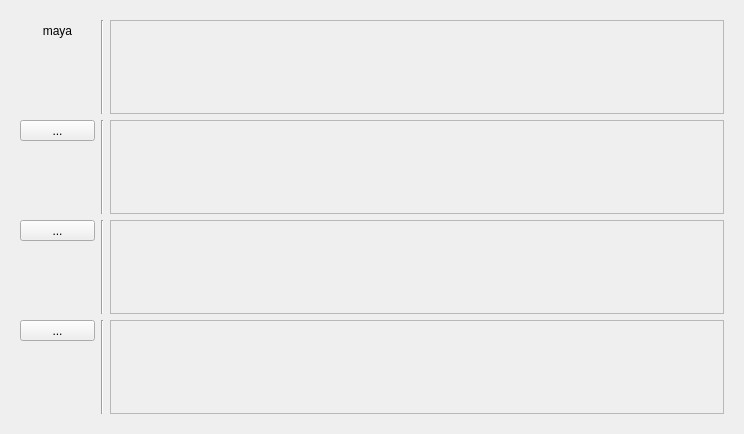
<?xml version="1.0" encoding="UTF-8"?>
<ui version="4.0">
 <class>Dialog</class>
 <widget class="QDialog" name="Dialog">
  <property name="geometry">
   <rect>
    <x>0</x>
    <y>0</y>
    <width>744</width>
    <height>434</height>
   </rect>
  </property>
  <property name="windowTitle">
   <string>Dialog</string>
  </property>
  <layout class="QHBoxLayout" name="horizontalLayout_5">
   <item>
    <widget class="QWidget" name="verticalWidget" native="true">
     <layout class="QVBoxLayout" name="verticalLayout">
      <item>
       <layout class="QHBoxLayout" name="horizontalLayout">
        <item alignment="Qt::AlignTop">
         <widget class="QToolButton" name="mayaExpander">
          <property name="minimumSize">
           <size>
            <width>75</width>
            <height>0</height>
           </size>
          </property>
          <property name="text">
           <string>maya</string>
          </property>
          <property name="checkable">
           <bool>true</bool>
          </property>
          <property name="autoRaise">
           <bool>true</bool>
          </property>
         </widget>
        </item>
        <item>
         <widget class="Line" name="line">
          <property name="orientation">
           <enum>Qt::Vertical</enum>
          </property>
         </widget>
        </item>
        <item>
         <widget class="QScrollArea" name="mayaScrollArea">
          <property name="lineWidth">
           <number>1</number>
          </property>
          <property name="sizeAdjustPolicy">
           <enum>QAbstractScrollArea::AdjustToContents</enum>
          </property>
          <property name="widgetResizable">
           <bool>true</bool>
          </property>
          <widget class="QWidget" name="scrollAreaWidgetContents">
           <property name="geometry">
            <rect>
             <x>0</x>
             <y>0</y>
             <width>614</width>
             <height>91</height>
            </rect>
           </property>
          </widget>
         </widget>
        </item>
       </layout>
      </item>
      <item>
       <layout class="QHBoxLayout" name="horizontalLayout_2">
        <item alignment="Qt::AlignTop">
         <widget class="QToolButton" name="toolButton_2">
          <property name="minimumSize">
           <size>
            <width>75</width>
            <height>0</height>
           </size>
          </property>
          <property name="text">
           <string>...</string>
          </property>
          <property name="checkable">
           <bool>true</bool>
          </property>
         </widget>
        </item>
        <item>
         <widget class="Line" name="line_2">
          <property name="orientation">
           <enum>Qt::Vertical</enum>
          </property>
         </widget>
        </item>
        <item>
         <widget class="QScrollArea" name="scrollArea_2">
          <property name="widgetResizable">
           <bool>true</bool>
          </property>
          <widget class="QWidget" name="scrollAreaWidgetContents_2">
           <property name="geometry">
            <rect>
             <x>0</x>
             <y>0</y>
             <width>614</width>
             <height>91</height>
            </rect>
           </property>
          </widget>
         </widget>
        </item>
       </layout>
      </item>
      <item>
       <layout class="QHBoxLayout" name="horizontalLayout_3">
        <item alignment="Qt::AlignTop">
         <widget class="QToolButton" name="toolButton_3">
          <property name="minimumSize">
           <size>
            <width>75</width>
            <height>0</height>
           </size>
          </property>
          <property name="text">
           <string>...</string>
          </property>
          <property name="checkable">
           <bool>true</bool>
          </property>
         </widget>
        </item>
        <item>
         <widget class="Line" name="line_3">
          <property name="orientation">
           <enum>Qt::Vertical</enum>
          </property>
         </widget>
        </item>
        <item>
         <widget class="QScrollArea" name="scrollArea_3">
          <property name="widgetResizable">
           <bool>true</bool>
          </property>
          <widget class="QWidget" name="scrollAreaWidgetContents_3">
           <property name="geometry">
            <rect>
             <x>0</x>
             <y>0</y>
             <width>614</width>
             <height>91</height>
            </rect>
           </property>
          </widget>
         </widget>
        </item>
       </layout>
      </item>
      <item>
       <layout class="QHBoxLayout" name="horizontalLayout_4">
        <item alignment="Qt::AlignTop">
         <widget class="QToolButton" name="toolButton_4">
          <property name="minimumSize">
           <size>
            <width>75</width>
            <height>0</height>
           </size>
          </property>
          <property name="text">
           <string>...</string>
          </property>
          <property name="checkable">
           <bool>true</bool>
          </property>
         </widget>
        </item>
        <item>
         <widget class="Line" name="line_4">
          <property name="orientation">
           <enum>Qt::Vertical</enum>
          </property>
         </widget>
        </item>
        <item>
         <widget class="QScrollArea" name="scrollArea_4">
          <property name="widgetResizable">
           <bool>true</bool>
          </property>
          <widget class="QWidget" name="scrollAreaWidgetContents_4">
           <property name="geometry">
            <rect>
             <x>0</x>
             <y>0</y>
             <width>614</width>
             <height>91</height>
            </rect>
           </property>
          </widget>
         </widget>
        </item>
       </layout>
      </item>
     </layout>
    </widget>
   </item>
  </layout>
 </widget>
 <resources>
  <include location="../resource/resource.qrc"/>
 </resources>
 <connections/>
</ui>
